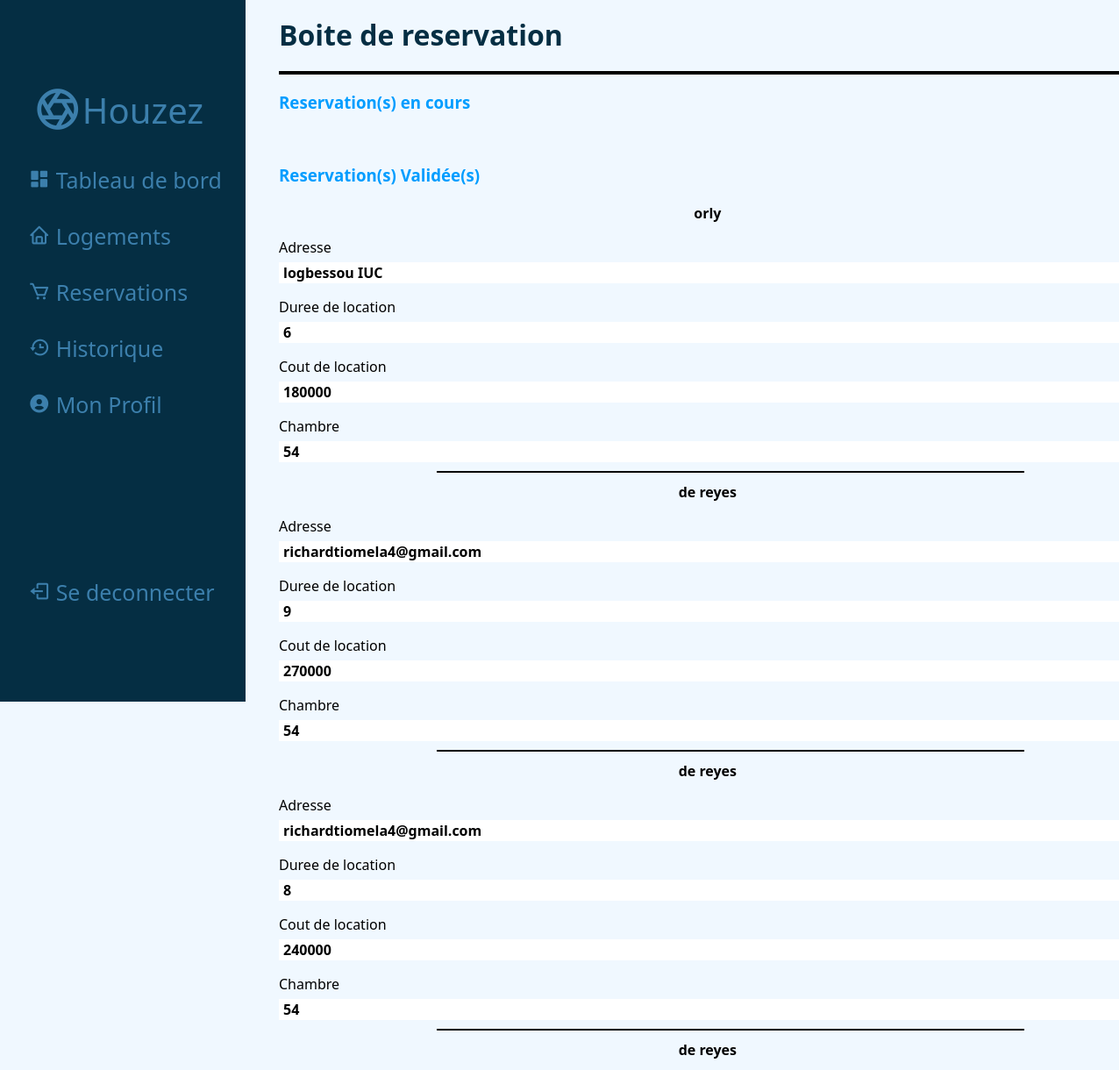
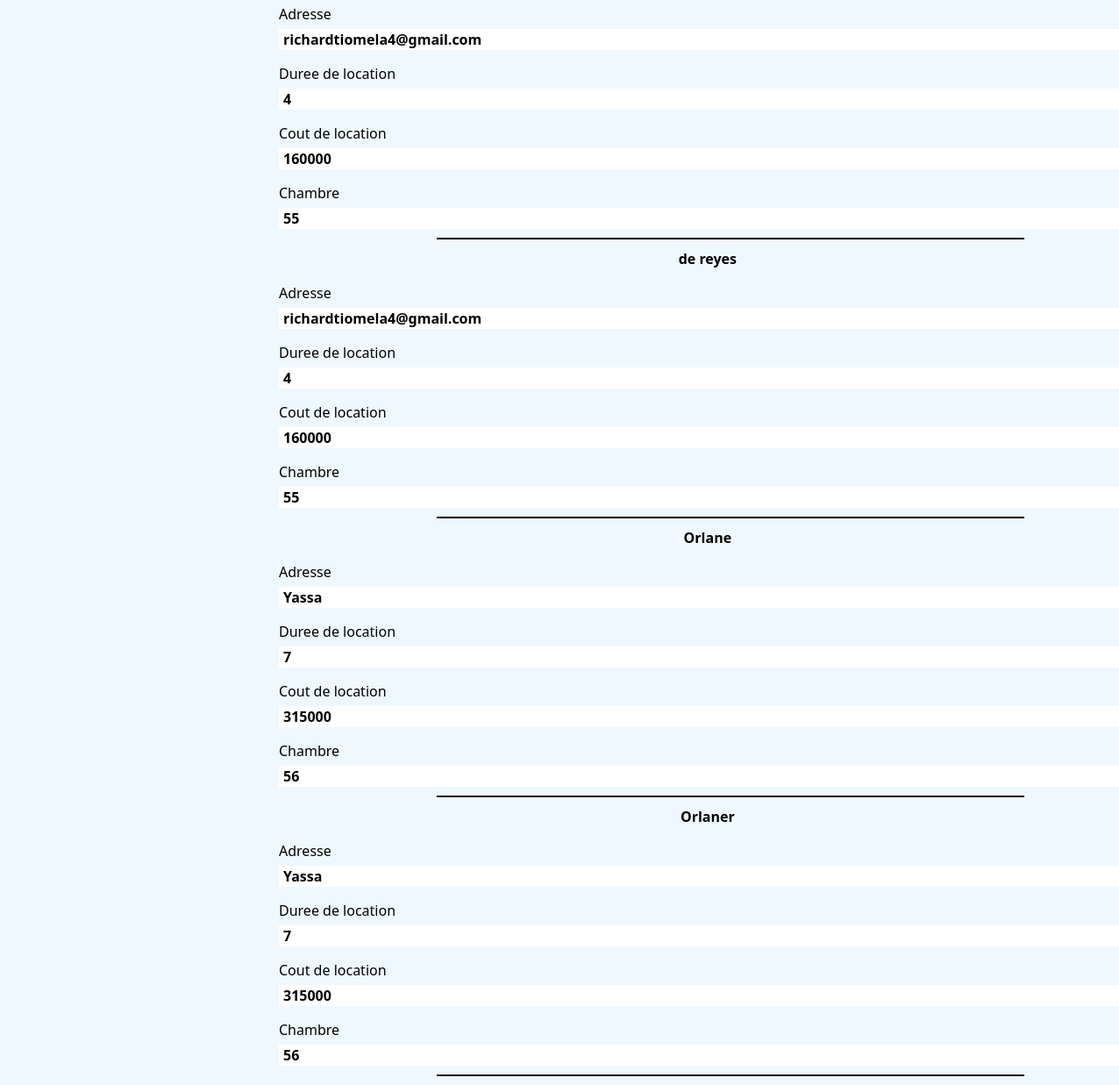
/admin/reservation.php, run on the app's committed database (2 pictures, top to bottom).
### tables this page shows
CREATE TABLE `reservations` (
  `idreservation` int NOT NULL,
  `idlogement` int DEFAULT NULL,
  `idclient` int DEFAULT NULL,
  `nomc` varchar(255) DEFAULT NULL,
  `adressec` varchar(255) DEFAULT NULL,
  `numeroc` double DEFAULT NULL,
  `situationc` varchar(255) DEFAULT NULL,
  `salaire` double DEFAULT NULL,
  `date` varchar(255) DEFAULT NULL,
  `duree de location` varchar(255) DEFAULT NULL,
  `cout` varchar(255) DEFAULT NULL,
  `statuts` varchar(255) DEFAULT 'En attente',
  `dater` varchar(255) DEFAULT NULL
);

### admin/reservation.php (the view, shortened to what this page needs)
<!DOCTYPE html>
<html lang="fr">
<head>
    <link rel="stylesheet" href="/immojeune/css/reservation.css">
    <link href='https://unpkg.com/boxicons@2.1.4/css/boxicons.min.css' rel='stylesheet'>
<body>
    <nav class="navbar2">
        <a href="" class="logo" style="margin-left: -10px;"><i class='bx bx-aperture'></i>Houzez</a>
        <div class="navlist" style="margin-left: -0px; margin-top:120px">
            <ul style="font-size: 1em;">
                <li><a href="/immojeune/admin/dashbord.php" style="text-decoration: none;"><i class='bx bxs-dashboard' style="margin-left: 5px;"></i> Tableau de bord</a></li>
                <li><a href="/immojeune/admin/logement.php" style="text-decoration: none;"><i class='bx bx-home' style="margin-left: 5px;"></i> Logements</a></li>
                <li><a href="/immojeune/admin/reservation.php" style="text-decoration: none;"><i class='bx bx-cart' style="margin-left: 5px;"></i> Reservations</a></li>
                <li><a href="" style="text-decoration: none;"><i class='bx bx-history' style="margin-left: 5px;"></i> Historique</a></li>
                <li><a href="" style="text-decoration: none;"><i class='bx bxs-user-circle' style="margin-left: 5px;"></i> Mon Profil</a></li>
                <li style="margin-top: 180px;"><a href="/immojeune/admin/connexion.php" style="text-decoration: none;"><i class='bx bx-log-out' style="margin-left: 5px;"></i> Se deconnecter</a></li>
            </ul>
        </div>
    </nav>
    <div class="re">
        <h1 style="color:rgb(5, 46, 67);">Boite de reservation</h1>
        <div style="width: 96.5%; height:4px;background-color:black"></div>
        <h3 style="color: rgb(0, 157, 255);">Reservation(s) en cours </h3>
        <h3 style="color: rgb(0, 157, 255);margin-top:40px">Reservation(s) Validée(s) </h3>
        <?php
        $nom_serveur = "localhost";
        $utilisateur = "root";
        $mot_de_passe = "";
        $nom_bd = "logements_etudiants";
        $connexion = mysqli_connect($nom_serveur, $utilisateur, $mot_de_passe, $nom_bd);
        $requete = "SELECT * FROM `reservations`WHERE statuts='validé' ";
        $b = $connexion->query($requete);
        while ($row = $b->fetch_assoc()) { ?>
            <div class="rc">
                <div>
                    <p id="z" style="justify-content: center; font-weight:700;background:transparent; margin-top:0px;"> <?php echo $row["nomc"]; ?> </p>
                    <p>Adresse</p>
                    <p id="z"> <?php echo $row["adressec"]; ?></p>
                    <p>Duree de location</p>
                    <p id="z"> <?php echo $row["duree de location"]; ?></p>
                    <p>Cout de location </p>
                    <p id="z"> <?php echo $row["cout"]; ?></p>
                    <p>Chambre</p>
                    <p id="z"> <?php echo $row["idlogement"]; ?></p>
                </div>
                <div style="width: 66.5%; height:2px;background-color:black; margin:10px 180px"></div>
            </div>
        <?php
        }
        ?>
    </div>
</body>
</html>

### css/reservation.css (style rules this page uses)
* { padding: 0; list-style: none; text-decoration: none; font-family: 'Segoe UI', Tahoma, Geneva, Verdana, sans-serif; }
body { padding-left: 280px; background-color: aliceblue; }
.navbar2 .logo { color: rgb(60, 127, 172); font-size: 2.5em; margin-top: -550px; margin-left: 40px; text-decoration: none; align-items: center; display: flex; }
.navbar2 .logo i { color: rgb(60, 127, 172); font-size: 1.4em; }
.navbar2 * { color: rgb(60, 127, 172); }
.navbar2 { position: fixed; display: flex; left: 0px; top: 0px; padding: 0; background-color: rgb(5, 46, 67); width: 280px; height: 100vh; justify-content: center; }
h1 { margin-top: 10px; margin-bottom: 20px; }
.navbar2 .navlist { margin-top: 0px; width: 250px; height: 80vh; position: absolute; align-items: center; display: flex; justify-content: center; font-size: 1.3em; }
.navbar2 .navlist ul li { display: flex; margin: 30px 0; font-size: 1.2em; }
.navbar2 .navlist i { text-decoration: none; margin-left: 15px; }
.re { position: absolute; width: 79%; display: flex; flex-direction: column; padding-left: 30px; }
#z { margin-top: -10px; margin-bottom: 10px; width: 96%; height: 3vh; background-color: white; display: flex; align-items: center; padding-left: 5px; font-weight: 600; }

### data on the page
reservations: nomc "orly", adressec "logbessou IUC", duree de location "6", cout "180000", idlogement "54"
reservations: nomc "de reyes", adressec "richardtiomela4@gmail.com", duree de location "9", cout "270000", idlogement "54"
reservations: nomc "de reyes", adressec "richardtiomela4@gmail.com", duree de location "8", cout "240000", idlogement "54"
reservations: nomc "de reyes", adressec "richardtiomela4@gmail.com", duree de location "4", cout "160000", idlogement "55"
reservations: nomc "de reyes", adressec "richardtiomela4@gmail.com", duree de location "4", cout "160000", idlogement "55"
reservations: nomc "Orlane", adressec "Yassa", duree de location "7", cout "315000", idlogement "56"
reservations: nomc "Orlaner", adressec "Yassa", duree de location "7", cout "315000", idlogement "56"
